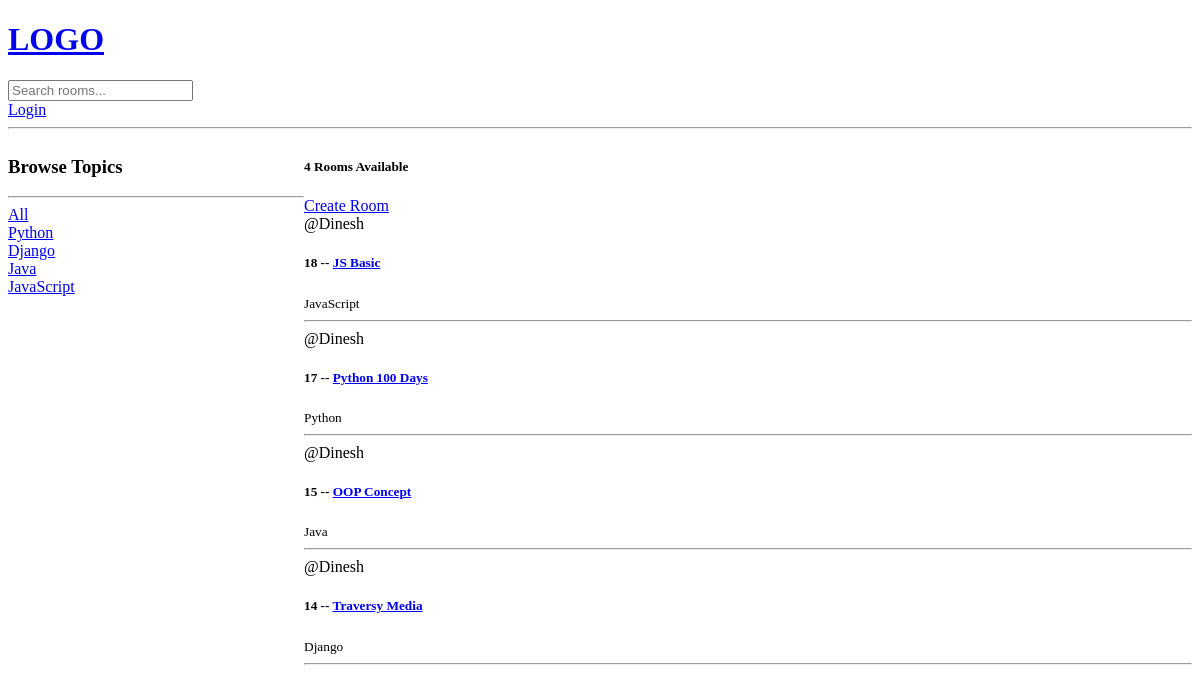
Before: / with the older database file.
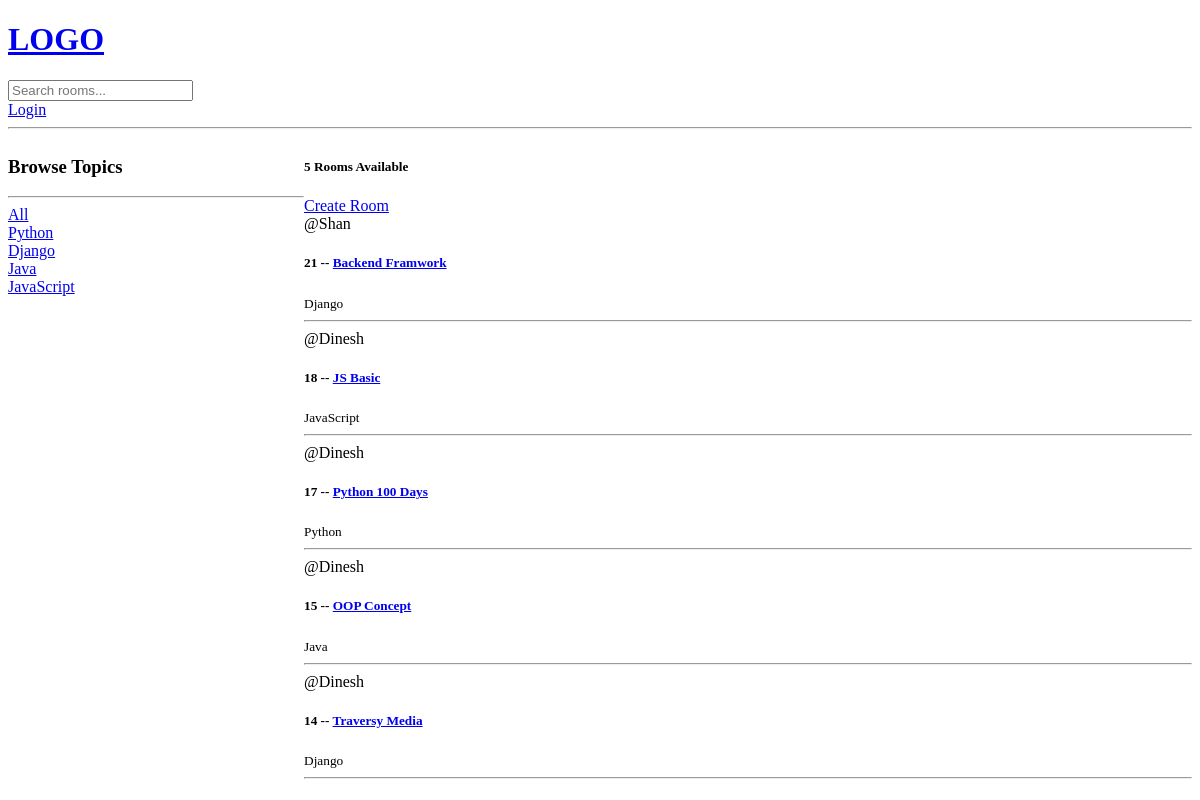
After: the same page with the newer database file.
### base/models.py (models this page shows, shortened)
class Topic(models.Model):
    name = models.CharField(max_length=200)

class Room(models.Model):
    host = models.ForeignKey(User, on_delete=models.SET_NULL, null=True)
    topic = models.ForeignKey(Topic, on_delete=models.SET_NULL, null=True)
    name = models.CharField(max_length=200)
    description = models.TextField(null=True, blank=True)
    updated = models.DateTimeField(auto_now=True)
    created = models.DateTimeField(auto_now_add=True)
    class Meta:
        ordering = ['-updated','-created']

### base/views.py (the view)
# urls.py: path('', views.home, name="home"),
def home(request):
    q = request.GET.get('q') if request.GET.get('q') != None else ''
    rooms = Room.objects.filter(
        Q(topic__name__icontains=q) |
        Q(name__icontains=q) |
        Q(description__icontains=q)
        )
    topics = Topic.objects.all()
    room_count = rooms.count()
    context = {'rooms':rooms, 'topics':topics, 'room_count':room_count}
    return render(request, 'base/home.html', context)

### base/templates/base/home.html (shortened to what this page needs)
{% extends 'main.html' %}
{% block content %}
<div class="home-container">
    <div>
        <h3> Browse Topics </h3>
        <hr>
        <div>
            <a href="{% url 'home' %}">All</a>
        </div>
            {% for topic in topics %}
                <div>
                    <a href="{% url 'home' %}?q={{topic.name}}">{{topic.name}}</a>
                </div>
            {% endfor %}
    </div>
    <div>
        <h5>{{room_count}} Rooms Available </h5>
        <a href="{% url 'create-room' %}"> Create Room </a>
        <div>
            {% for room in rooms %}
                <div>
                    <span>@{{room.host.username}}</span>
                     <h5> {{room.id}} -- <a href="{% url 'room' room.id %}">{{room.name}}</a> </h5>
                     <small>{{room.topic.name}}</small>
                     <hr>
                </div>
            {% endfor %}
        </div>
    </div>
</div>
{% endblock content %}

Changed rows visible on the page:
added Room: host.username "Shan", id "21", name "Backend Framwork", topic.name "Django"
Other visible differences:
{{ room_count }}: "4" → "5"
